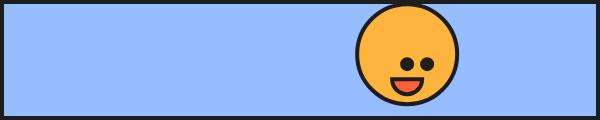
Frame 1 (no input)
Frame 60 (no input): identical to frame 1, image omitted
Frame 120 (the mouse pressed at the canvas centre since frame 60): identical to frame 1, image omitted

The p5.js sketch that drew this single still picture (run headless with seeded random() and noise() and a simulated clock; from frame 60 on, the mouse is pressed at the canvas centre):

// p5.js sketch
// ── sketch.js
//Declare variables
var x;
var y;

function setup() {
  createCanvas(600, 120);

  //Initialize variables
  x = random(50, 550);
  y = random(50, 70);

  

}

function draw() {
  strokeWeight(4);
  stroke(30);//dark gray

  background(150,189,255);//sky blue

  //Face
  fill(255,181,61);//emoji yellow
  ellipse(x, y, 100, 100);
  
  //Eye 1
  fill(30);//dark gray
  ellipse(x, y+10, 10, 10);
  
  //Eye 2
  ellipse(x+20, y+10, 10, 10);
  
  //Mouth
  fill(255,98,59);//reddish orange
  arc(x, y+25, 30, 30, 0, radians(180), PIE);  

  //Add a border
  noFill();
  rect(2, 2, width-4, height-4);
  
}
